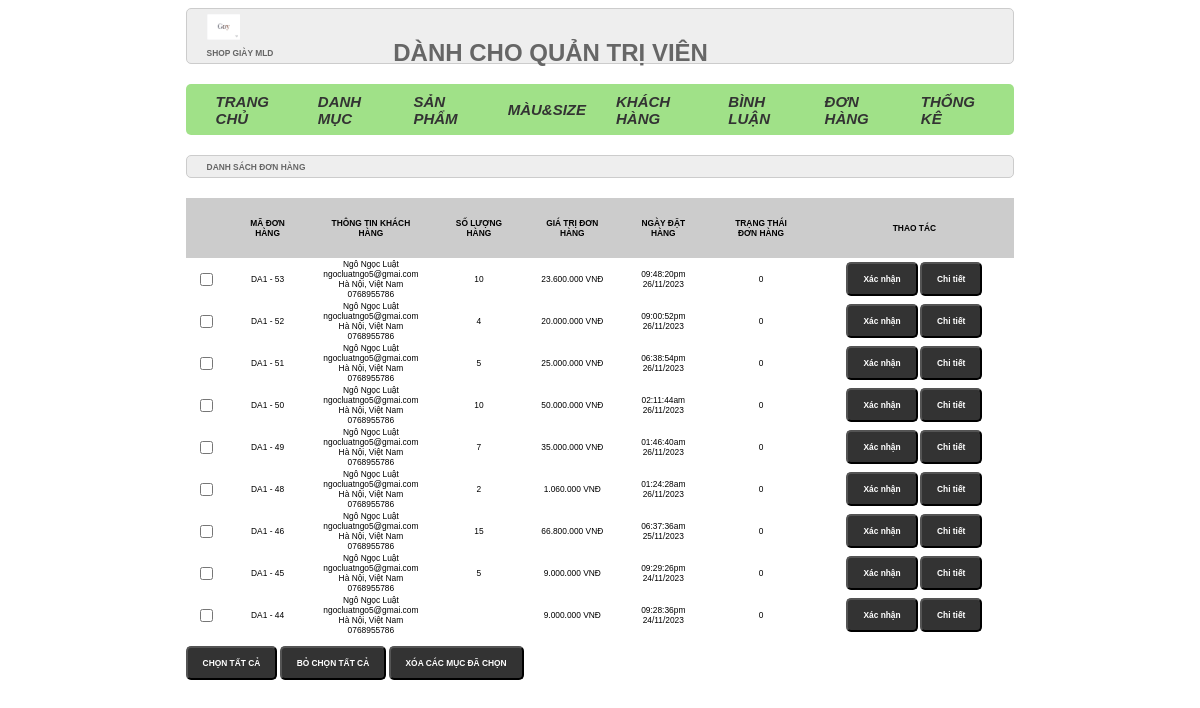
Screenshot of /admin/index.php?act=donhang with the database file from the repository.
### tables this page shows
CREATE TABLE `cart` (
  `id` int(10) NOT NULL,
  `iduser` int(10) NOT NULL,
  `idspbt` int(10) NOT NULL,
  `img` varchar(255) DEFAULT NULL,
  `namepro` varchar(255) DEFAULT NULL,
  `price` int(10) NOT NULL DEFAULT 0,
  `mau` varchar(255) NOT NULL,
  `size` int(11) NOT NULL,
  `soluong` int(3) NOT NULL,
  `thanhtien` int(11) NOT NULL,
  `idbill` int(10) NOT NULL
);

CREATE TABLE `bill` (
  `id` int(11) NOT NULL,
  `iduser` int(10) DEFAULT 0,
  `bill_name` varchar(255) NOT NULL,
  `bill_address` varchar(255) NOT NULL,
  `bill_tel` varchar(50) NOT NULL,
  `bill_email` varchar(255) NOT NULL,
  `bill_pttt` tinyint(1) NOT NULL DEFAULT 0 COMMENT '0.Thanh toán trực tiếp \r\n1.Chuyển khoản\r\n2.Thanh toán online',
  `ngaydathang` varchar(50) DEFAULT NULL,
  `total` int(10) NOT NULL DEFAULT 0,
  `bill_status` tinyint(1) NOT NULL DEFAULT 0 COMMENT '0.Đơn hàng mới\r\n1.Đang xử lý\r\n2.Đang giao hàng\r\n3.Đã giao '
);

### model/pdo.php (called while the page is built, shortened)
<?php
function pdo_get_connection()
{
    $dburl = "mysql:host=localhost;dbname=duan1_shopgiay;charset=utf8";
    $username = 'root';
    $password = '';
    $conn = new PDO($dburl, $username, $password);
    $conn->setAttribute(PDO::ATTR_ERRMODE, PDO::ERRMODE_EXCEPTION);
    return $conn;
}
function pdo_query($sql)
{
    $sql_args = array_slice(func_get_args(), 1);
    try {
        $conn = pdo_get_connection();
        $stmt = $conn->prepare($sql);
        $stmt->execute($sql_args);
        $rows = $stmt->fetchAll();
        return $rows;
    } catch (PDOException $e) {
        throw $e;
    } finally {
        unset($conn);
    }
}

### model/giohang.php (called while the page is built, shortened)
<?php
  function loadall_bill_admin() {
    $sql = "SELECT *, bill.id as id, SUM(cart.soluong) AS soluong
            FROM bill
            LEFT JOIN cart ON bill.id = cart.idbill
            GROUP BY bill.id
            ORDER BY bill.id DESC";
    $listbill = pdo_query($sql);
    return $listbill;
}
function format($numberformat) {
    return number_format($numberformat,0,',','.'). ' VNĐ';
}

### admin/donhang/list.php (the view, shortened to what this page needs)
<div class="row">
            <div class="row frmtitle">
                <h1>DANH SÁCH ĐƠN HÀNG</h1>
            </div>
            <div class="row frmcontent">
                <div class="row mb10 frmdsloai">
                    <table>
                        <tr>
                            <th></th>
                            <th>MÃ ĐƠN HÀNG</th>
                            <th>THÔNG TIN KHÁCH HÀNG</th>
                            <th>SỐ LƯỢNG HÀNG</th>
                            <th>GIÁ TRỊ ĐƠN HÀNG</th>
                            <th>NGÀY ĐẶT HÀNG</th>
                            <th>TRẠNG THÁI ĐƠN HÀNG</th>
                            <th>THAO TÁC</th>
                        </tr>
                        <?php
                            foreach($listbill as $bill){
                                $info = $bill['bill_name'].'<br>'.
                                        $bill['bill_email'].'<br>'.
                                        $bill['bill_address'].'<br>'.
                                        $bill['bill_tel'];
                                $suabill="index.php?act=updatebill&idbill=".$bill['id'];
                                $xoabill="index.php?act=xoabill&idbill=".$bill['id'];
                                echo '<tr>
                                <td><input type="checkbox" name="" id=""></td>
                                <td>DA1 - '.$bill['id'].'</td>
                                <td>
                                    '.$info.'
                                </td>
                                <td>'.$bill['soluong'].'</td>
                                <td>'.format($bill['total']).'</td>
                                <td>'.$bill['ngaydathang'].'</td>
                                <td>'.$bill['bill_status'].'</td>
                                <td style="width: 200px;">
                                    <a href="'.$suabill.'"><input type="button" value="Xác nhận"></a>
                                    <a href="'.$xoabill.'"><input type="button" value="Chi tiết"></a>
                                </td>
                            </tr>';
                            }
                        ?>
                    </table>
                </div>
                <div class="row mb10">
                    <input type="button" value="CHỌN TẤT CẢ">
                    <input type="button" value="BỎ CHỌN TẤT CẢ">
                    <input type="button" value="XÓA CÁC MỤC ĐÃ CHỌN">
                </div>
            </div>
        </div>

### assets/css/admin.css (style rules this page uses)
* { box-sizing: border-box; font-family: sans-serif; font-size: 0.7vw; }
.row { float: left; width: 100%; }
.mb10 { margin-bottom: 10px; }
.frmtitle { background-color: #EEE; border: 1px #CCC solid; color: #666; border-radius: 5px; padding: 0px 20px; }
.frmcontent { padding: 20px 0px; }
.frmdsloai table { text-align: center; width: 100%; border-collapse: collapse; }
.frmdsloai table th { padding: 20px; background-color: #ccc; }
input[type="submit" i],[type="reset" i],[type="button" i] { padding: 10px 15px; border-radius: 5px; background-color: #333; font-size: 17px; font-weight: bold; color: #fff; }
input[type="submit"], input[type="reset"], input[type="button"] { padding: 10px 15px; border-radius: 5px; background-color: #333; font-size: 0.7vw; font-weight: bold; color: #fff; }

### rows the page displays
cart: idbill "53", idbill.bill_name "Ngô Ngọc Luật", idbill.bill_email "ngocluatngo5@gmai.com", idbill.bill_address "Hà Nội, Việt Nam", idbill.bill_tel "0768955786", soluong "10", idbill.total "23.600.000 VNĐ", idbill.ngaydathang "09:48:20pm 26/11/2023", idbill.bill_status "0"
cart: idbill "52", idbill.bill_name "Ngô Ngọc Luật", idbill.bill_email "ngocluatngo5@gmai.com", idbill.bill_address "Hà Nội, Việt Nam", idbill.bill_tel "0768955786", soluong "4", idbill.total "20.000.000 VNĐ", idbill.ngaydathang "09:00:52pm 26/11/2023", idbill.bill_status "0"
cart: idbill "51", idbill.bill_name "Ngô Ngọc Luật", idbill.bill_email "ngocluatngo5@gmai.com", idbill.bill_address "Hà Nội, Việt Nam", idbill.bill_tel "0768955786", soluong "5", idbill.total "25.000.000 VNĐ", idbill.ngaydathang "06:38:54pm 26/11/2023", idbill.bill_status "0"
cart: idbill "50", idbill.bill_name "Ngô Ngọc Luật", idbill.bill_email "ngocluatngo5@gmai.com", idbill.bill_address "Hà Nội, Việt Nam", idbill.bill_tel "0768955786", soluong "10", idbill.total "50.000.000 VNĐ", idbill.ngaydathang "02:11:44am 26/11/2023", idbill.bill_status "0"
cart: idbill "49", idbill.bill_name "Ngô Ngọc Luật", idbill.bill_email "ngocluatngo5@gmai.com", idbill.bill_address "Hà Nội, Việt Nam", idbill.bill_tel "0768955786", soluong "7", idbill.total "35.000.000 VNĐ", idbill.ngaydathang "01:46:40am 26/11/2023", idbill.bill_status "0"
cart: idbill "48", idbill.bill_name "Ngô Ngọc Luật", idbill.bill_email "ngocluatngo5@gmai.com", idbill.bill_address "Hà Nội, Việt Nam", idbill.bill_tel "0768955786", soluong "2", idbill.total "1.060.000 VNĐ", idbill.ngaydathang "01:24:28am 26/11/2023", idbill.bill_status "0"
cart: idbill "46", idbill.bill_name "Ngô Ngọc Luật", idbill.bill_email "ngocluatngo5@gmai.com", idbill.bill_address "Hà Nội, Việt Nam", idbill.bill_tel "0768955786", soluong "15", idbill.total "66.800.000 VNĐ", idbill.ngaydathang "06:37:36am 25/11/2023", idbill.bill_status "0"
cart: idbill "45", idbill.bill_name "Ngô Ngọc Luật", idbill.bill_email "ngocluatngo5@gmai.com", idbill.bill_address "Hà Nội, Việt Nam", idbill.bill_tel "0768955786", soluong "5", idbill.total "9.000.000 VNĐ", idbill.ngaydathang "09:29:26pm 24/11/2023", idbill.bill_status "0"
bill: id "44", bill_name "Ngô Ngọc Luật", bill_email "ngocluatngo5@gmai.com", bill_address "Hà Nội, Việt Nam", bill_tel "0768955786", total "9.000.000 VNĐ", ngaydathang "09:28:36pm 24/11/2023", bill_status "0"
